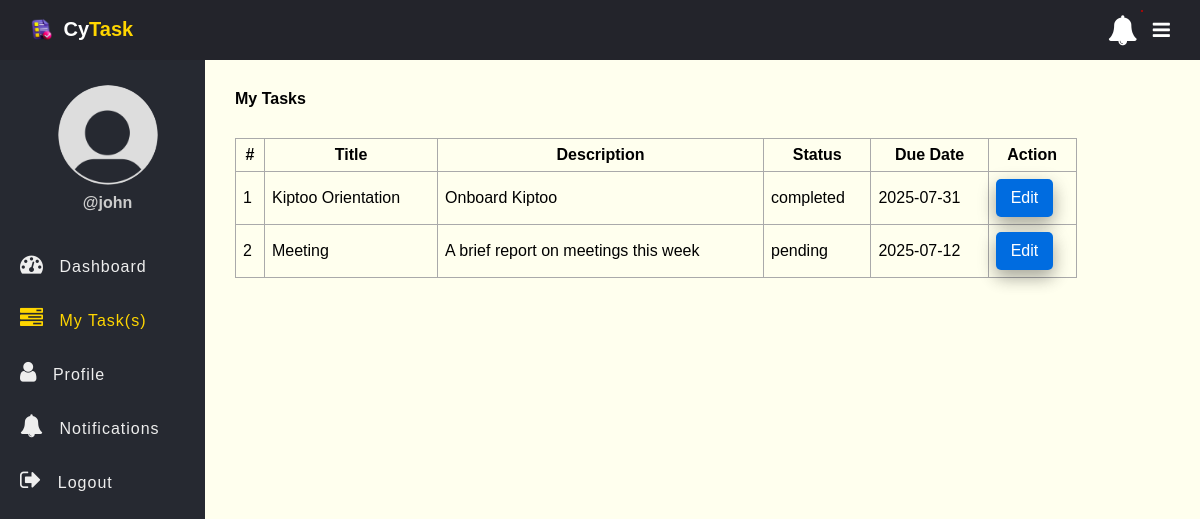
/my_task.php (signed in), run on the app's committed database.
### tables this page shows
CREATE TABLE `tasks` (
  `id` int(11) NOT NULL AUTO_INCREMENT,
  `title` varchar(100) NOT NULL,
  `description` text DEFAULT NULL,
  `assigned_to` int(11) DEFAULT NULL,
  `due_date` date DEFAULT NULL,
  `status` enum('pending','in_progress','completed') DEFAULT 'pending',
  `created_at` timestamp NOT NULL DEFAULT current_timestamp(),
  PRIMARY KEY (`id`),
  KEY `assigned_to` (`assigned_to`),
  CONSTRAINT `tasks_ibfk_1` FOREIGN KEY (`assigned_to`) REFERENCES `users` (`id`)
);

### app/Model/Task.php (called while the page is built, shortened)
<?php
function get_all_tasks_by_id($conn, $id){
	$sql = "SELECT * FROM tasks WHERE assigned_to=?";
	$stmt = $conn->prepare($sql);
	$stmt->execute([$id]);
	if($stmt->rowCount() > 0){
		$tasks = $stmt->fetchAll();
	}else $tasks = 0;
	return $tasks;
}

### my_task.php (the view, shortened to what this page needs)
<?php
if (isset($_SESSION['role']) && isset($_SESSION['id'])) {
    include "DB_connection.php";
    include "app/Model/Task.php";
    include "app/Model/User.php";
    $tasks = get_all_tasks_by_id($conn, $_SESSION['id']);
 ?>
<!DOCTYPE html>
<html>
<head>
	<link rel="stylesheet" href="https://stackpath.bootstrapcdn.com/font-awesome/4.7.0/css/font-awesome.min.css">
	<link rel="stylesheet" href="css/style.css">
</head>
<body>
	<?php include "inc/header.php" ?>
	<div class="body">
		<?php include "inc/nav.php" ?>
		<section class="section-1">
			<h4 class="title">My Tasks</h4>
			<?php if ($tasks != 0) { ?>
			<table class="main-table">
				<tr>
					<th>#</th>
					<th>Title</th>
					<th>Description</th>
					<th>Status</th>
					<th>Due Date</th>
					<th>Action</th>
				</tr>
				<?php $i=0; foreach ($tasks as $task) { ?>
				<tr>
					<td><?=++$i?></td>
					<td><?=$task['title']?></td>
					<td><?=$task['description']?></td>
					<td><?=$task['status']?></td>
	            <td><?=$task['due_date']?></td>
					<td>
						<a href="edit-task-employee.php?id=<?=$task['id']?>" class="edit-btn">Edit</a>
					</td>
				</tr>
			   <?php	} ?>
			</table>
		<?php }else { ?>
			<h3>Empty</h3>
		<?php  }?>
		</section>
	</div>
</body>
</html>
<?php }else{
   $em = "First login";
   header("Location: login.php?error=$em");
   exit();
}
 ?>

### css/style.css (style rules this page uses)
* { padding: 0; margin: 0; box-sizing: border-box; font-family: arial, sans-serif; }
.body { display: flex; }
.section-1 { padding: 30px; }
.section-1 .title { margin-bottom: 10px; }
.section-1 { width: 100%; background: #ffe; }
.main-table, .main-table tr, .main-table th, .main-table td { border: 1px solid #aaa; border-collapse: collapse; padding: 7px; }
.main-table { width: 90%; margin-top: 30px; }
.edit-btn { text-decoration: none; display: inline-block; padding-left: 10px; border: none; background: #006CE0; padding: 10px 15px; color: #fff; font-size: 16px; border-radius: 5px; cursor: pointer; outline: none; transition: background 1s; box-shadow: 0 8px 16px 0 rgba(0,0,0,0.2), 0 6px 20px 0 rgba(0,0,0,0.19); }

### data on the page
tasks: title "Kiptoo Orientation", description "Onboard Kiptoo", status "completed", due_date "2025-07-31"
tasks: title "Meeting", description "A brief report on meetings this week", status "pending", due_date "2025-07-12"

### other printed values
$_SESSION['username'] "john"
